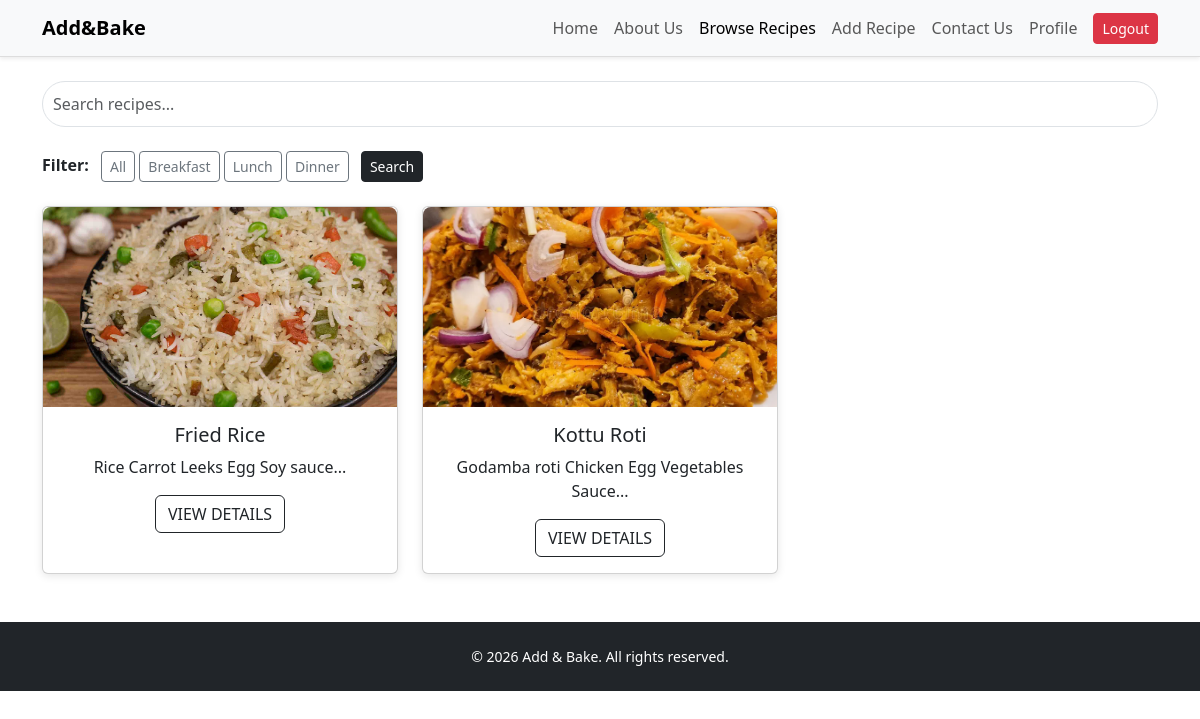
Screenshot of /recipes.php?category=Dinner (signed in) with the database file from the repository.
### tables this page shows
CREATE TABLE recipes (
    id INT AUTO_INCREMENT PRIMARY KEY,
    title VARCHAR(255) NOT NULL,
    category VARCHAR(100) NOT NULL,
    ingredients TEXT NOT NULL,
    instructions TEXT NOT NULL,
    image VARCHAR(255) DEFAULT NULL,
    user_id INT NOT NULL,
    created_at TIMESTAMP DEFAULT CURRENT_TIMESTAMP,
    FOREIGN KEY (user_id) REFERENCES users(id) ON DELETE CASCADE
);

### recipes.php (the view, shortened to what this page needs)
<?php
include("includes/db.php");
$search = trim($_GET['search'] ?? '');
$category = trim($_GET['category'] ?? '');
$sql = "SELECT id, title, category, ingredients, image FROM recipes WHERE 1=1";
$params = [];
$types = "";
if (!empty($category) && strtolower($category) !== "all") {
    $sql .= " AND category = ?";
    $params[] = $category;
    $types .= "s";
}
$sql .= " ORDER BY id DESC";
$stmt = $conn->prepare($sql);
if (!empty($params)) {
    $stmt->bind_param($types, ...$params);
}
$stmt->execute();
$result = $stmt->get_result();
?>
<!DOCTYPE html>
<html lang="en">
<head>
  <link rel="stylesheet" href="css/styles.css" />
  <link href="https://cdn.jsdelivr.net/npm/bootstrap@5.3.2/dist/css/bootstrap.min.css" rel="stylesheet" />
</head>
<body>
<nav class="navbar navbar-expand-lg navbar-light bg-light shadow-sm">
  <div class="container">
    <a class="navbar-brand fw-bold" href="index.php">Add&Bake</a>
    <div class="collapse navbar-collapse" id="navbarNav">
      <ul class="navbar-nav ms-auto align-items-center">
        <li class="nav-item"><a class="nav-link" href="index.php">Home</a></li>
        <li class="nav-item"><a class="nav-link" href="about.php">About Us</a></li>
        <li class="nav-item"><a class="nav-link active" href="recipes.php">Browse Recipes</a></li>
        <li class="nav-item"><a class="nav-link" href="add_recipe.php">Add Recipe</a></li>
        <li class="nav-item"><a class="nav-link" href="contact.php">Contact Us</a></li>
        <li class="nav-item"><a class="nav-link" href="profile.php">Profile</a></li>
        <li class="nav-item ms-2"><a class="btn btn-danger btn-sm" href="auth/logout.php">Logout</a></li>
      </ul>
    </div>
  </div>
</nav>
<div class="container mt-4">
  <form method="GET" action="recipes.php">
    <input
      type="search"
      name="search"
      class="form-control mb-4"
      placeholder="Search recipes..."
      value="<?php echo htmlspecialchars($search); ?>"
    />
    <div class="mb-4">
      <strong>Filter:</strong>
      <a href="recipes.php?category=all&search=<?php echo urlencode($search); ?>" class="btn btn-outline-secondary btn-sm ms-2">All</a>
      <a href="recipes.php?category=Breakfast&search=<?php echo urlencode($search); ?>" class="btn btn-outline-secondary btn-sm">Breakfast</a>
      <a href="recipes.php?category=Lunch&search=<?php echo urlencode($search); ?>" class="btn btn-outline-secondary btn-sm">Lunch</a>
      <a href="recipes.php?category=Dinner&search=<?php echo urlencode($search); ?>" class="btn btn-outline-secondary btn-sm">Dinner</a>
      <button type="submit" class="btn btn-dark btn-sm ms-2">Search</button>
    </div>
  </form>
  <div class="row g-4">
    <?php if ($result->num_rows > 0): ?>
      <?php while ($recipe = $result->fetch_assoc()): ?>
        <div class="col-md-4">
          <div class="card h-100">
            <img
              src="<?php echo !empty($recipe['image']) ? htmlspecialchars($recipe['image']) : 'images/chicken curry.jpg'; ?>"
              class="card-img-top"
              alt="<?php echo htmlspecialchars($recipe['title']); ?>"
            />
            <div class="card-body text-center">
              <h5><?php echo htmlspecialchars($recipe['title']); ?></h5>
              <p><?php echo htmlspecialchars(substr($recipe['ingredients'], 0, 80)); ?>...</p>
              <a href="recipe_details.php?id=<?php echo $recipe['id']; ?>" class="btn btn-outline-dark">VIEW DETAILS</a>
            </div>
          </div>
        </div>
      <?php endwhile; ?>
    <?php else: ?>
      <div class="col-12">
        <div class="alert alert-warning text-center">No recipes found.</div>
      </div>
    <?php endif; ?>
  </div>
</div>
<footer class="bg-dark text-white text-center mt-5 p-4">
  <p>© 2026 Add & Bake. All rights reserved.</p>
</footer>
</body>
</html>

### css/styles.css (style rules this page uses)
body { font-family: Arial, sans-serif; background:#f5f5f5; margin:0; padding:0; }
.navbar { border-bottom:1px solid #ddd; }
.navbar-brand { font-weight:bold; font-size:20px; }
.card { border:none; box-shadow:0 2px 8px rgba(0,0,0,0.1); border-radius:8px; transition:0.3s; }
.card img { height:200px; object-fit:cover; border-top-left-radius:8px; border-top-right-radius:8px; }
input[type="search"] { border-radius:25px; padding:10px; }
footer { background:#222; color:white; text-align:center; padding:20px; margin-top:40px; }
footer p { margin:0; font-size:14px; }
.btn-outline-dark, .btn-primary, .btn-dark, .btn-danger { border-radius:25px; }

### rows the page displays
recipes: image (picture), title "Fried Rice", ingredients "Rice Carrot Leeks Egg Soy sauce"
recipes: image (picture), title "Kottu Roti", ingredients "Godamba roti Chicken Egg Vegetables Sauce"
